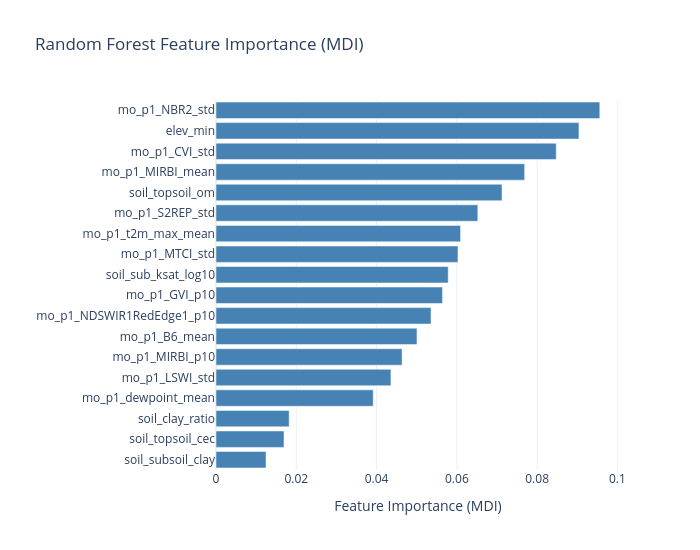

The cell this chart's notebook holds for it:
### Markdown cell above
## 10. Feature Importance

### Code cell
importances = pd.Series(rf.feature_importances_, index=selected_features).sort_values(ascending=True)

fig = go.Figure(go.Bar(
    x=importances.values,
    y=importances.index,
    orientation='h',
    marker_color='steelblue',
    hovertemplate='%{y}<br>Importance: %{x:.4f}<extra></extra>'
))
fig.update_layout(
    title='Random Forest Feature Importance (MDI)',
    xaxis_title='Feature Importance (MDI)',
    yaxis_title='',
    width=700, height=550,
    template='plotly_white'
)
fig.show()
fig.write_image(FIGURES_DIR / 'feature_importance.svg')

### Figure 1 — Plotly figure (JSON) as saved in the notebook; plotly's stock layout.template omitted (floating-point values rounded to 4 significant figures)
{"data": [{"hovertemplate": "%{y}<br>Importance: %{x:.4f}<extra></extra>", "marker": {"color": "steelblue"}, "orientation": "h", "type": "bar", "x": [0.01247, 0.01694, 0.01823, 0.03917, 0.04358, 0.04635, 0.05007, 0.05356, 0.05644, 0.05785, 0.06028, 0.06093, 0.06522, 0.07125, 0.07689, 0.08476, 0.09042, 0.09561], "y": ["soil_subsoil_clay", "soil_topsoil_cec", "soil_clay_ratio", "mo_p1_dewpoint_mean", "mo_p1_LSWI_std", "mo_p1_MIRBI_p10", "mo_p1_B6_mean", "mo_p1_NDSWIR1RedEdge1_p10", "mo_p1_GVI_p10", "soil_sub_ksat_log10", "mo_p1_MTCI_std", "mo_p1_t2m_max_mean", "mo_p1_S2REP_std", "soil_topsoil_om", "mo_p1_MIRBI_mean", "mo_p1_CVI_std", "elev_min", "mo_p1_NBR2_std"]}], "layout": {"height": 550, "title": {"text": "Random Forest Feature Importance (MDI)"}, "width": 700, "xaxis": {"title": {"text": "Feature Importance (MDI)"}}, "yaxis": {"title": {"text": ""}}}}
